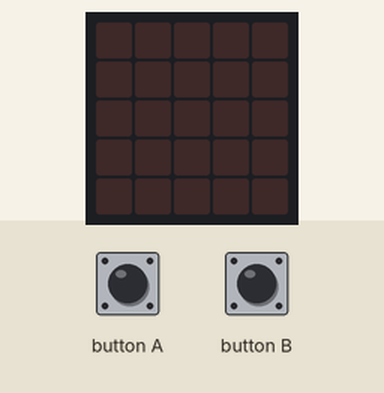
Bench run of a program on a simulated BBC micro:bit running MicroPython. Shown: the board's 5×5 LED display. The test bench sets the inputs (shaded band). Dim RGB values are drawn brighter than linear.

Above: at 1.2 s.
1.3 s: button B pressed for 0.15 s
At 1.7 s:
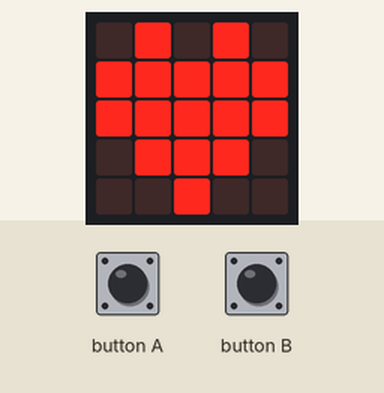
At 3.6 s:
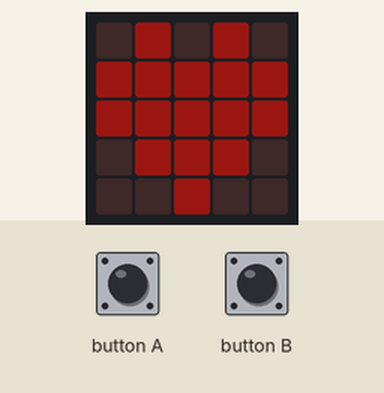
Timing chart, 0 to 5.1 s (numbered marks = the images above; inputs shaded):
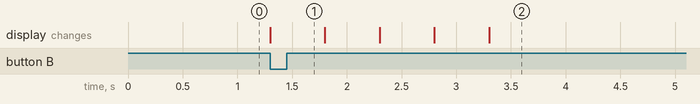

Measured:
- after the input at 1.3 s, the display: changes at once (image 1)

The program:

n_animation_E2_Animation_with_built_in_and_custom_images-main.py
```python
# MicroPython Animation
# https://microbit-micropython.readthedocs.io/en/latest/tutorials/images.html#images
# This animation incorporates a built-in image of a heart and custom images
# with varying brightness so that when button a and b are pressed the heart fades
from microbit import *
while True:
    if button_a.is_pressed and button_b.is_pressed():
        display.show(Image.HEART)
        sleep(500)
        display.show(Image("07070:"
                           "77777:"
                           "77777:"
                           "07770:"
                           "00700"))
        sleep(500)
        display.show(Image("05050:"
                           "55555:"
                           "55555:"
                           "05550:"
                           "00500"))
        sleep(500)
        display.show(Image("03030:"
                           "33333:"
                           "33333:"
                           "03330:"
                           "00300"))
        sleep(500)
        display.show(Image("01010:"
                           "11111:"
                           "11111:"
                           "01110:"
                           "00100"))
        sleep(500)
```
